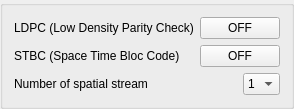
              <widget class="QGroupBox" name="groupbox_wifi_n">
               <layout class="QGridLayout" name="gridLayout_3">
                <item row="1" column="0">
                 <layout class="QHBoxLayout" name="STBC">
                  <item>
                   <widget class="QLabel" name="label_33">
                    <property name="text">
                     <string>STBC (Space Time Bloc Code)</string>
                    </property>
                   </widget>
                  </item>
                  <item>
                   <widget class="QPushButton" name="pushButton_stbc">
                    <property name="sizePolicy">
                     <sizepolicy hsizetype="Maximum" vsizetype="Maximum">
                      <horstretch>0</horstretch>
                      <verstretch>0</verstretch>
                     </sizepolicy>
                    </property>
                    <property name="text">
                     <string>OFF</string>
                    </property>
                    <property name="checkable">
                     <bool>true</bool>
                    </property>
                   </widget>
                  </item>
                 </layout>
                </item>
                <item row="0" column="0">
                 <layout class="QHBoxLayout" name="LDPC">
                  <item>
                   <widget class="QLabel" name="label_32">
                    <property name="text">
                     <string>LDPC (Low Density Parity Check)</string>
                    </property>
                   </widget>
                  </item>
                  <item>
                   <widget class="QPushButton" name="pushButton_ldpc">
                    <property name="sizePolicy">
                     <sizepolicy hsizetype="Maximum" vsizetype="Maximum">
                      <horstretch>0</horstretch>
                      <verstretch>0</verstretch>
                     </sizepolicy>
                    </property>
                    <property name="text">
                     <string>OFF</string>
                    </property>
                    <property name="checkable">
                     <bool>true</bool>
                    </property>
                   </widget>
                  </item>
                 </layout>
                </item>
                <item row="2" column="0">
                 <layout class="QHBoxLayout" name="number_spacial_stream">
                  <item>
                   <widget class="QLabel" name="label_34">
                    <property name="text">
                     <string>Number of spatial stream</string>
                    </property>
                   </widget>
                  </item>
                  <item>
                   <widget class="QComboBox" name="comboBox_number_spatial_stream">
                    <property name="sizePolicy">
                     <sizepolicy hsizetype="Maximum" vsizetype="Maximum">
                      <horstretch>0</horstretch>
                      <verstretch>0</verstretch>
                     </sizepolicy>
                    </property>
                    <item>
                     <property name="text">
                      <string>1</string>
                     </property>
                    </item>
                    <item>
                     <property name="text">
                      <string>2</string>
                     </property>
                    </item>
                    <item>
                     <property name="text">
                      <string>3</string>
                     </property>
                    </item>
                    <item>
                     <property name="text">
                      <string>4</string>
                     </property>
                    </item>
                   </widget>
                  </item>
                 </layout>
                </item>
               </layout>
              </widget>
